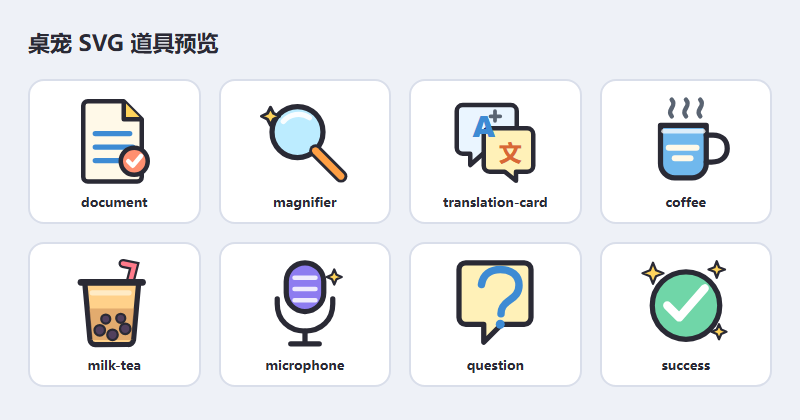
#> input picture scripts/props_preview.png, 800 x 420 px
$ python -i gen_ai_sprites.py   (imports and definitions only)
#> lines starting #> are read from the running program, lines starting #| are printed output that depends on the picture; after the words box and inside, x2 and y2 are one past the last pixel; in counts of white or black regions, pixels touching at a corner belong together
#> further down, picture is the input picture: PIL image 800x420 RGB; mean R, G, B 233.5, 235.7, 238.1
# -*- coding: utf-8 -*-
"""AI 生成正式立绘:public/sprites/{a,b}/{action}.png

甲 = 阳光元气便利店女店员(蓝/白/黄/浅棕),乙 = 慵懒程序员宅男(黑/深灰/白)。
提示词为用户提供的原文,固定 seed + 末尾表情句实现 6 表情差分。

用法:
  python scripts/gen_ai_sprites.py candidates          # 选美轮:每角色 4 个 seed 出 idle,拼 ai_candidates.png
  python scripts/gen_ai_sprites.py gen <seed甲> <seed乙>  # 全量:6 表情 + 抠背景 + 统一对齐,覆盖 public/sprites

管线:Pollinations Flux(704x1024,与 440:640 同比例)→ 浅色背景四边 flood-fill 抠图
→ 每角色 6 张取 alpha 并集 bbox 做同一裁剪 → 缩放至高约 615px、脚底贴 y=640 → 输出 440x640 RGBA。
原始图缓存在 scripts/ai_raw/,重跑同 seed 自动跳过下载。
"""

import os
import sys
import time
import urllib.parse
import urllib.request
from concurrent.futures import ThreadPoolExecutor

from PIL import Image, ImageDraw, ImageFilter, ImageFont

GW, GH = 704, 1024  # 生成尺寸,440:640 同比例
TARGET_H = 615      # 对齐后角色高(留头顶余量,脚底贴 640)
CANVAS = (440, 640)
ACTIONS = ["idle", "talk", "happy", "angry", "sad", "surprise"]

# 提示词为用户中文人设的英文紧凑版。实测 pollinations 会截断长提示词(约 300-500 字符),
# 且 Flux 对长中文遵循度差 —— 因此表情/构图/风格词置顶,人设精简在后,总长控制在 ~400。
BASE_A = (
    "2.5-head-tall chibi anime girl, full body standing straight, feet visible, "
    "isolated on plain white background, no shadow, cel shading, no text. "
    "Sunny clerk girl: brown hair in single high ponytail with small yellow hair clips, "
    "big warm brown eyes; blue and white short jacket, black pleated skirt, white sneakers."
)
BASE_B = (
    "2.5-head-tall chibi anime boy, full body standing straight, feet visible, "
    "isolated on plain white background, no shadow, cel shading, no text. "
    "Lazy programmer boy: black messy hair, gray-blue half-lidded eyes, tired calm face, "
    "black round glasses; dark gray hoodie over white T-shirt, black cargo pants, "
    "big headphones around neck, black backpack."
)

# 表情前缀(权重最高的位置);同 seed 锁定身体。措辞加重避免同 seed 下表情被弱化
EXPRS = {
    "idle": "",
    "talk": "Talking cheerfully with mouth open mid-speech, bright eyes. ",
    "happy": "Laughing joyfully, eyes squeezed shut in happy crescents, mouth wide open smiling. ",
    "angry": "Angry, brows furrowed, glaring, puffed cheeks in a pout. ",
    "sad": "Very sad, drooping eyebrows, big teary eyes with a tear running down, downturned mouth. ",
    "surprise": "Shocked, eyes wide open, mouth hanging open in an O shape, sweat drop. ",
}

CHARS = {"a": BASE_A, "b": BASE_B}
CANDIDATE_SEEDS = [11, 42, 77, 2024]

HERE = os.path.dirname(os.path.abspath(__file__))
RAW_DIR = os.path.join(HERE, "ai_raw")
SPRITE_ROOT = os.path.join(HERE, "..", "public", "sprites")


def prompt_for(ch: str, action: str) -> str:
    # 表情词在最前(截断保不住尾巴,且模型对开头权重最高)
    return (EXPRS[action] + CHARS[ch]).strip()


# [37 lines left out: functions fetch, download_all, not called in this run]


def remove_bg(im: Image.Image) -> Image.Image:
    """浅色背景:四边 flood-fill 成品红后按色匹配成 alpha,腐蚀 1px 去杂边 + 轻羽化"""
    rgb = im.convert("RGB")
    work = rgb.copy()
    wd, hd = work.size
#> wd = 800; hd = 420
    magenta = (255, 0, 254)
    border = [(0, 0), (wd - 1, 0), (0, hd - 1), (wd - 1, hd - 1),
              (wd // 2, 0), (wd // 2, hd - 1), (0, hd // 2), (wd - 1, hd // 2)]
    for pt in border:
        if work.getpixel(pt) != magenta:
            ImageDraw.floodfill(work, pt, magenta, thresh=40)
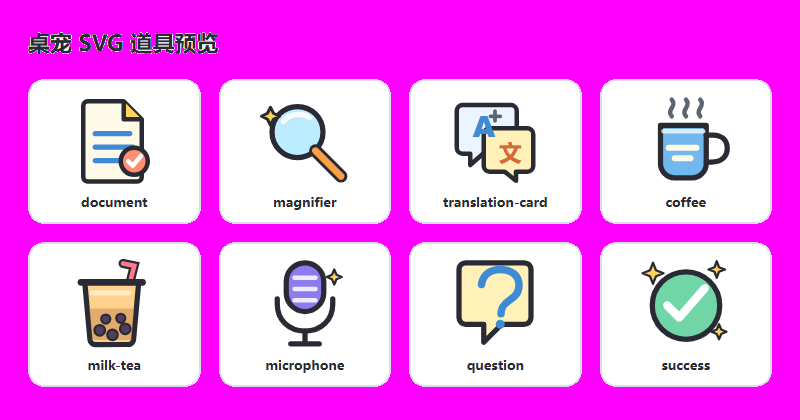
#> work: PIL image 800x420 RGB; mean R, G, B 240.4, 138.8, 240.9
    try:
        import numpy as np

        arr = np.asarray(work)
        bg = (arr[:, :, 0] == 255) & (arr[:, :, 1] == 0) & (arr[:, :, 2] == 254)
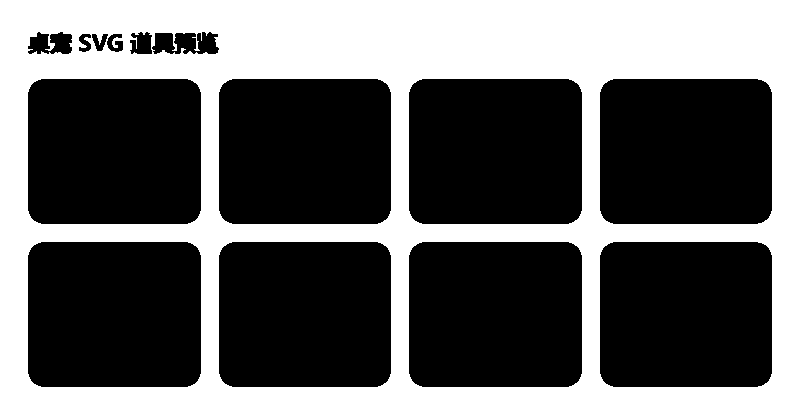
#> bg: shape (420, 800) bool; 40.2% white; 1 white region, box (x1, y1, x2, y2) and area: (0, 0, 800, 420) 135089
        mask = Image.fromarray((~bg).astype("uint8") * 255, "L")
    except ImportError:
        mask = Image.new("L", work.size, 255)
        mpx, wpx = mask.load(), work.load()
        for y in range(hd):
            for x in range(wd):
                if wpx[x, y] == magenta:
                    mpx[x, y] = 0
    mask = mask.filter(ImageFilter.MinFilter(3)).filter(ImageFilter.GaussianBlur(1.2))
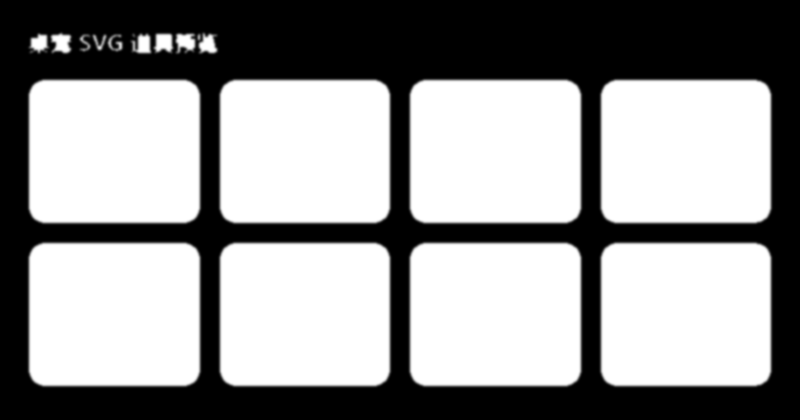
#> mask: PIL image 800x420 L; min 0, max 255, mean 147.9
    out = rgb.convert("RGBA")
    out.putalpha(mask)
    return out


def alpha_bbox(im: Image.Image):
    return im.getchannel("A").getbbox()


# [96 lines left out: functions align, sheet, cmd_candidates, cmd_gen, main, not called in this run]


# [2 lines not run here, left out]

>>> from PIL import Image
>>> picture = Image.open('props_preview.png')
>>> result = remove_bg(picture)
